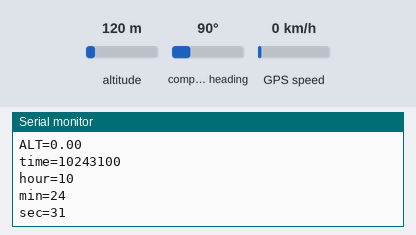
A sketch run on a simulated Arduino Uno, built with avr-gcc and run on an emulated ATmega328P. On the bench: the last lines printed to the serial monitor. The test bench sets the inputs (shaded band); at power-on: altitude 120 m, compass heading 90°, GPS speed 0 km/h. The GPS gets a fix after 3 s at 37.7749, -122.4194 with 8 satellites.

Above: at 1.2 s.
1.3 s: altitude set to 20 m
At 1.3 s:
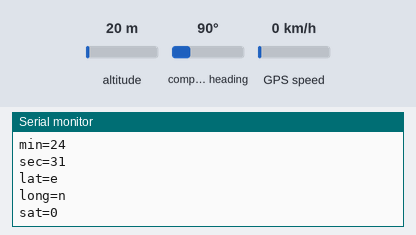
4.7 s: altitude set to 250 m
At 5.9 s:
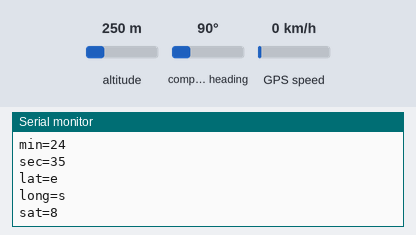
Timing chart, 0 to 7.7 s (numbered marks = the images above; inputs shaded):
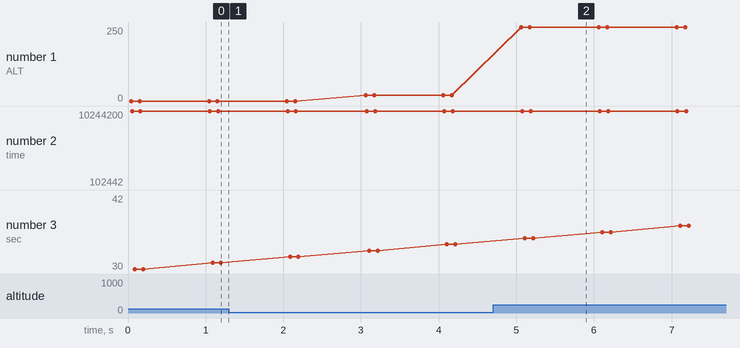

The sketch:

GPS_PRO.ino
```cpp
#include "TinyGPS++.h"

#include <SoftwareSerial.h>
TinyGPSPlus gps;
SoftwareSerial GPSC(5,6);

char GPS[6];
char UTC[10];
char Lat[11];
char NSInd[2];
char Long[12];
char EWInd[2];
char PosFix[2];
char Sat[3];
char hdop[5];
char Altitude[5];
float la, lo;
unsigned long age;
void setup() {
  // put your setup code here, to run once:
  Serial.begin(9600);
    GPSC.begin(9600);


}

void loop() {
  // put your main code here, to run repeatedly:
  if (GPSC.available() && gps.encode(GPSC.read())){
//gps.f_get_position(&la, &lo, &age);
Serial.print("LAT="); Serial.println(gps.location.lat(), 6);
Serial.print("LONG="); Serial.println(gps.location.lng(), 6);
Serial.print("ALT="); Serial.println(gps.altitude.meters());
Serial.print("time="); Serial.println(gps.time.value()); // Raw time in HHMMSSCC format (u32)
Serial.print("hour="); Serial.println(gps.time.hour()); // Hour (0-23) (u8)
Serial.print("min="); Serial.println(gps.time.minute()); // Minute (0-59) (u8)
Serial.print("sec="); Serial.println(gps.time.second()); // Second (0-59) (u8)
Serial.print("lat="); Serial.println(gps.location.rawLat().negative ? "w" : "e");
Serial.print("long="); Serial.println(gps.location.rawLng().negative ? "s" : "n");
Serial.print("sat="); Serial.println(gps.satellites.value()); // Number of satellites in use (u32)
//  while(Serial.read()=='$'){
//    Serial.readBytesUntil(',',GPS,6);
//    GPS[5] = '\0';
//    if (GPS[2]=='G' && GPS[3]=='G' && GPS[4]=='A'){
//      Serial.readBytesUntil(',',UTC, 10);
//      Serial.readBytesUntil(',',Lat, 11);
//      Serial.readBytesUntil(',',NSInd, 2);
//      Serial.readBytesUntil(',',Long, 12);
//      Serial.readBytesUntil(',',EWInd, 2);
//      Serial.readBytesUntil(',',PosFix, 2);
//      Serial.readBytesUntil(',',Sat, 3);
//      Serial.readBytesUntil(',',hdop, 5);
//      Serial.readBytesUntil(',',Altitude, 5);
//
//      UTC[9] = '\0';
//      Lat[10] = '\0';
//      NSInd[1] = '\0';
//      Long[11] = '\0';
//      EWInd[1] = '\0';
//      PosFix[1] = '\0';
//      Sat[2] = '\0';
//      hdop[4] = '\0';
//      Altitude[4] = '\0';
//
//      Serial.print("GPS,");
//      //Serial.print(GPS);
//
//      Serial.print(UTC);
//      Serial.print(",");
//
//
//      Serial.print(Lat);
//      Serial.print(",");
//
//      Serial.print(Long);
//      Serial.print(",");
//
//      Serial.print(NSInd);
//      Serial.print(",");
//
//      Serial.print(EWInd);
//      Serial.print(",");
//
//      Serial.print(Altitude);
//      Serial.print(",");
//
//      Serial.print(PosFix);
//      Serial.print(",");
//
//      Serial.print(Sat);
//      Serial.print(",");
//    }
//    }
  }
}
```

Measured:
- after the input at 4.7 s, the serial monitor: prints a new line after 0.36 s (image 2)
- plotted number 1: 0 → 20 after the input at 1.3 s, 20 → 250 after the input at 4.7 s
- plotted number 2: 10243400 → 102442 after the input at 4.7 s
